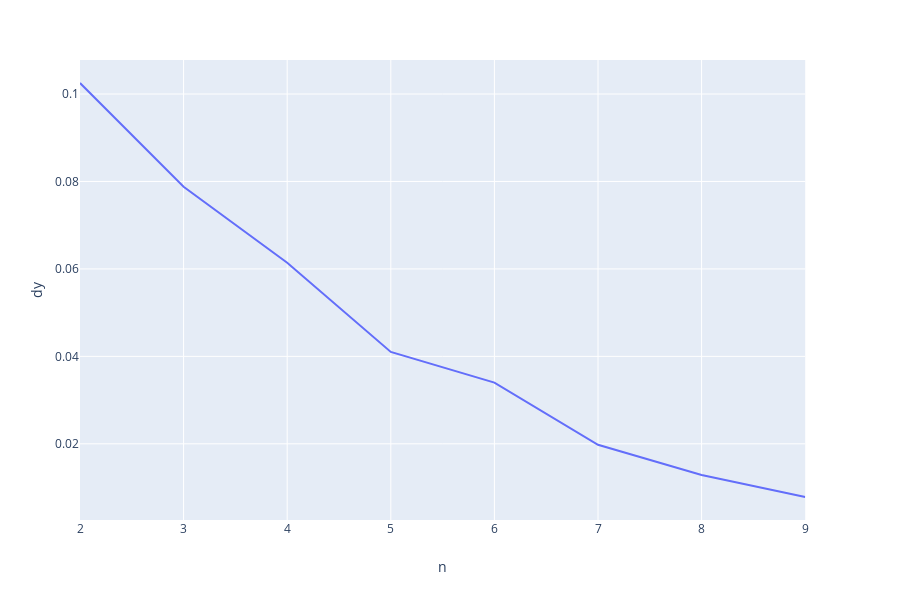

Notebook source saved alongside this figure:
### Code cell
pca_list = []

for n_components in range(2, 11):
    pca = PCA(n_components = n_components)
    components = pca.fit_transform(features)
    pca_variance = sum(pca.explained_variance_ratio_)
    pca_list.append(pca_variance)
    print("For n_components = {}, explained variance ratio is {}".format(n_components, pca_variance))
    
dx = 1
y = pca_list
dy = diff(y)/dx
frame = pd.DataFrame()
frame['dy']=dy
frame['n']=range(2,10)
px.line(frame, x='n',y='dy').show()

### Figure 1 — Plotly figure (JSON) as saved in the notebook; plotly's stock layout.template omitted (floating-point values rounded to 4 significant figures)
{"data": [{"hoverlabel": {"namelength": 0}, "hovertemplate": "n=%{x}<br>dy=%{y}", "legendgroup": "", "line": {"color": "#636efa", "dash": "solid"}, "mode": "lines", "name": "", "showlegend": false, "type": "scatter", "x": [2, 3, 4, 5, 6, 7, 8, 9], "xaxis": "x", "y": [0.1025, 0.0788, 0.06141, 0.04101, 0.03399, 0.01979, 0.01286, 0.007836], "yaxis": "y"}], "layout": {"height": 600, "legend": {"tracegroupgap": 0}, "margin": {"t": 60}, "xaxis": {"anchor": "y", "domain": [0, 0.98], "title": {"text": "n"}}, "yaxis": {"anchor": "x", "domain": [0, 1], "title": {"text": "dy"}}}}
